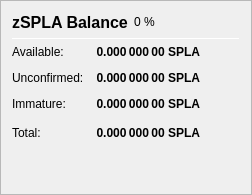
                   <widget class="QFrame" name="frame_ZerocoinBalances">
                    <property name="frameShape">
                     <enum>QFrame::StyledPanel</enum>
                    </property>
                    <property name="frameShadow">
                     <enum>QFrame::Raised</enum>
                    </property>
                    <layout class="QVBoxLayout" name="verticalLayout_7">
                     <item>
                      <layout class="QHBoxLayout" name="horizontalLayout_8" stretch="0,0,0">
                       <item>
                        <widget class="QLabel" name="label_5z_3">
                         <property name="minimumSize">
                          <size>
                           <width>0</width>
                           <height>20</height>
                          </size>
                         </property>
                         <property name="font">
                          <font>
                           <pointsize>12</pointsize>
                           <weight>75</weight>
                           <bold>true</bold>
                          </font>
                         </property>
                         <property name="text">
                          <string>zSPLA Balance</string>
                         </property>
                        </widget>
                       </item>
                       <item>
                        <widget class="QLabel" name="labelzSPLAPercent">
                         <property name="text">
                          <string notr="true">0 %</string>
                         </property>
                        </widget>
                       </item>
                       <item>
                        <spacer name="horizontalSpacer_11">
                         <property name="orientation">
                          <enum>Qt::Horizontal</enum>
                         </property>
                         <property name="sizeHint" stdset="0">
                          <size>
                           <width>40</width>
                           <height>20</height>
                          </size>
                         </property>
                        </spacer>
                       </item>
                      </layout>
                     </item>
                     <item>
                      <widget class="Line" name="line_ZerocoinBalance">
                       <property name="minimumSize">
                        <size>
                         <width>0</width>
                         <height>1</height>
                        </size>
                       </property>
                       <property name="maximumSize">
                        <size>
                         <width>16777215</width>
                         <height>1</height>
                        </size>
                       </property>
                       <property name="orientation">
                        <enum>Qt::Horizontal</enum>
                       </property>
                      </widget>
                     </item>
                     <item>
                      <layout class="QGridLayout" name="gridLayout_5">
                       <property name="spacing">
                        <number>12</number>
                       </property>
                       <item row="1" column="0">
                        <widget class="QLabel" name="labelzBalanceMatureText">
                         <property name="toolTip">
                          <string>Mature: more than 20 confirmation and more than 1 mint of the same denomination after it was minted.
These zSPLA are spendable.</string>
                         </property>
                         <property name="text">
                          <string>Available:</string>
                         </property>
                        </widget>
                       </item>
                       <item row="1" column="1">
                        <widget class="QLabel" name="labelzBalanceMature">
                         <property name="font">
                          <font>
                           <weight>75</weight>
                           <bold>true</bold>
                          </font>
                         </property>
                         <property name="toolTip">
                          <string>Mature: more than 20 confirmation and more than 1 mint of the same denomination after it was minted.
These zSPLA are spendable.</string>
                         </property>
                         <property name="text">
                          <string notr="true">0.000 000 00 SPLA</string>
                         </property>
                         <property name="alignment">
                          <set>Qt::AlignRight|Qt::AlignTrailing|Qt::AlignVCenter</set>
                         </property>
                        </widget>
                       </item>
                       <item row="2" column="0">
                        <widget class="QLabel" name="labelzBalanceUnconfirmedText">
                         <property name="toolTip">
                          <string>Unconfirmed: less than 20 confirmations
Immature: confirmed, but less than 1 mint of the same denomination after it was minted</string>
                         </property>
                         <property name="text">
                          <string>Unconfirmed:</string>
                         </property>
                        </widget>
                       </item>
                       <item row="2" column="1">
                        <widget class="QLabel" name="labelzBalanceUnconfirmed">
                         <property name="font">
                          <font>
                           <weight>75</weight>
                           <bold>true</bold>
                          </font>
                         </property>
                         <property name="toolTip">
                          <string>Unconfirmed: less than 20 confirmations
Immature: confirmed, but less than 1 mint of the same denomination after it was minted</string>
                         </property>
                         <property name="text">
                          <string notr="true">0.000 000 00 SPLA</string>
                         </property>
                         <property name="alignment">
                          <set>Qt::AlignRight|Qt::AlignTrailing|Qt::AlignVCenter</set>
                         </property>
                        </widget>
                       </item>
                       <item row="3" column="0">
                        <widget class="QLabel" name="labelzBalanceImmatureText">
                         <property name="toolTip">
                          <string>Unconfirmed: less than 20 confirmations
Immature: confirmed, but less than 1 mint of the same denomination after it was minted</string>
                         </property>
                         <property name="text">
                          <string>Immature:</string>
                         </property>
                        </widget>
                       </item>
                       <item row="3" column="1">
                        <widget class="QLabel" name="labelzBalanceImmature">
                         <property name="font">
                          <font>
                           <weight>75</weight>
                           <bold>true</bold>
                          </font>
                         </property>
                         <property name="toolTip">
                          <string>Unconfirmed: less than 20 confirmations
Immature: confirmed, but less than 1 mint of the same denomination after it was minted</string>
                         </property>
                         <property name="text">
                          <string notr="true">0.000 000 00 SPLA</string>
                         </property>
                         <property name="alignment">
                          <set>Qt::AlignRight|Qt::AlignTrailing|Qt::AlignVCenter</set>
                         </property>
                        </widget>
                       </item>
                       <item row="4" column="0">
                        <widget class="QLabel" name="labelzBalanceText">
                         <property name="toolTip">
                          <string>Your current zSPLA balance, unconfirmed and immature zSPLA included.</string>
                         </property>
                         <property name="text">
                          <string>Total:</string>
                         </property>
                        </widget>
                       </item>
                       <item row="4" column="1">
                        <widget class="QLabel" name="labelzBalance">
                         <property name="font">
                          <font>
                           <weight>75</weight>
                           <bold>true</bold>
                          </font>
                         </property>
                         <property name="cursor">
                          <cursorShape>IBeamCursor</cursorShape>
                         </property>
                         <property name="toolTip">
                          <string>Your current zSPLA balance, unconfirmed and immature zSPLA included.</string>
                         </property>
                         <property name="text">
                          <string notr="true">0.000 000 00 SPLA</string>
                         </property>
                         <property name="alignment">
                          <set>Qt::AlignRight|Qt::AlignTrailing|Qt::AlignVCenter</set>
                         </property>
                         <property name="textInteractionFlags">
                          <set>Qt::LinksAccessibleByMouse|Qt::TextSelectableByKeyboard|Qt::TextSelectableByMouse</set>
                         </property>
                        </widget>
                       </item>
                       <item row="4" column="2">
                        <spacer name="horizontalSpacer_4">
                         <property name="orientation">
                          <enum>Qt::Horizontal</enum>
                         </property>
                         <property name="sizeHint" stdset="0">
                          <size>
                           <width>40</width>
                           <height>20</height>
                          </size>
                         </property>
                        </spacer>
                       </item>
                      </layout>
                     </item>
                     <item>
                      <spacer name="verticalSpacer_4">
                       <property name="orientation">
                        <enum>Qt::Vertical</enum>
                       </property>
                       <property name="sizeHint" stdset="0">
                        <size>
                         <width>20</width>
                         <height>40</height>
                        </size>
                       </property>
                      </spacer>
                     </item>
                    </layout>
                   </widget>
